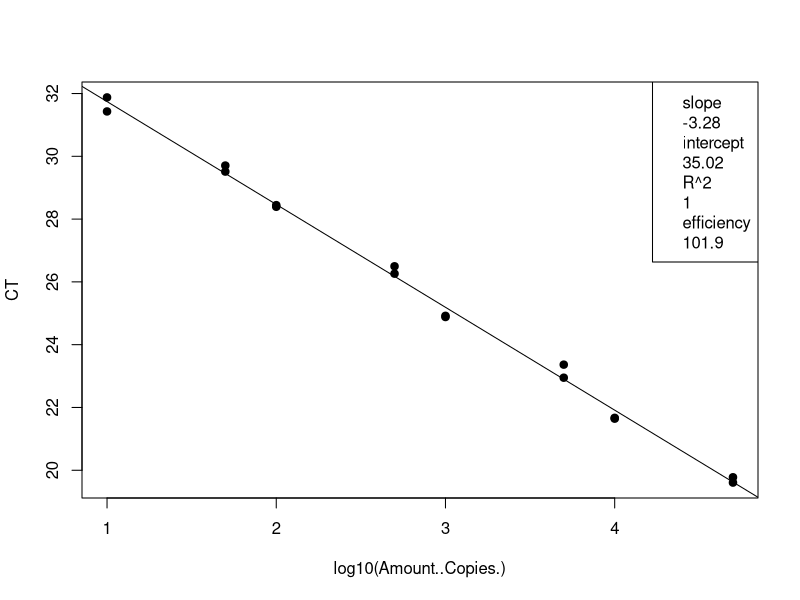
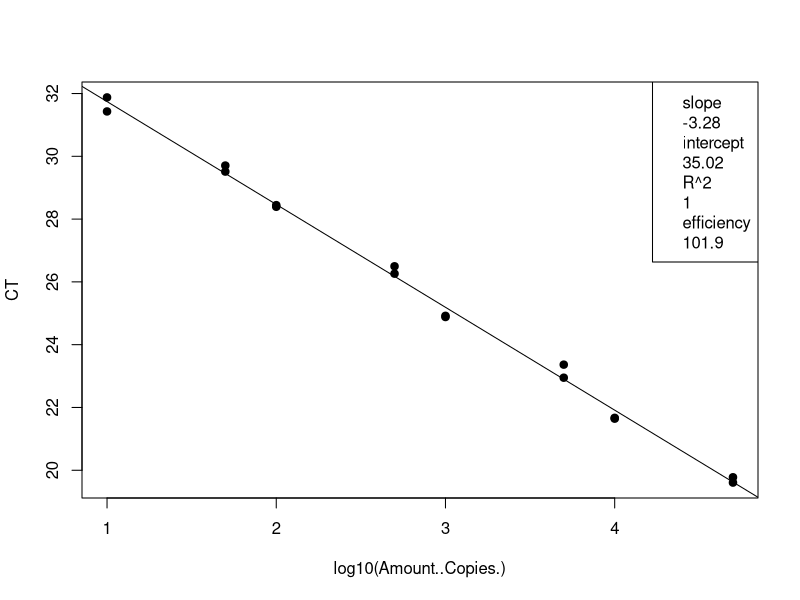
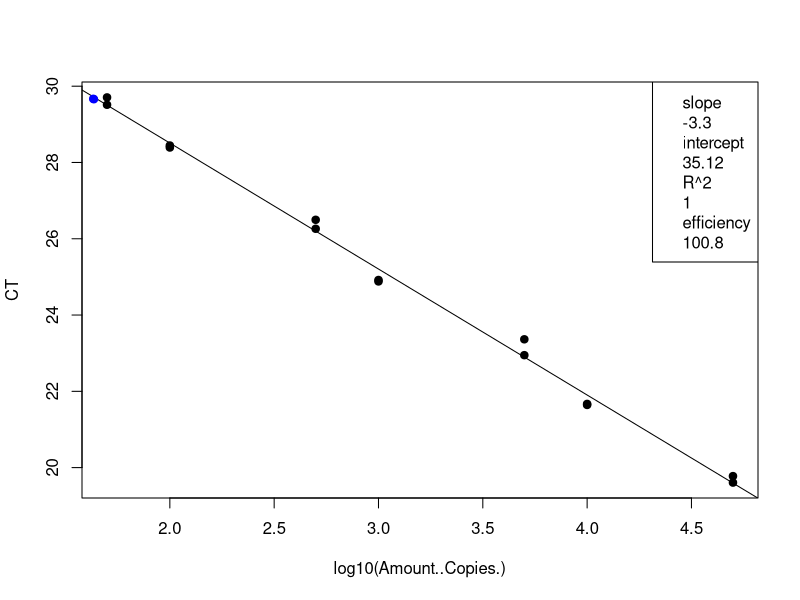
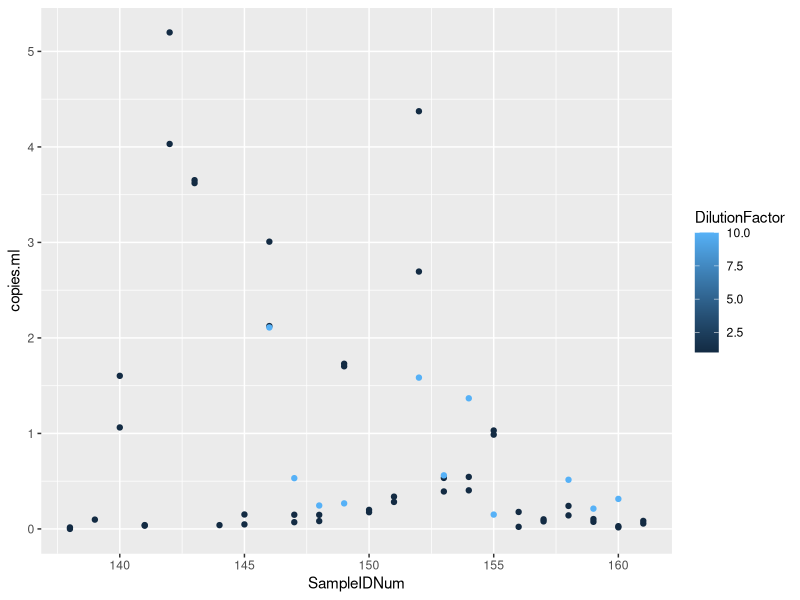

Source code (R) for these figures, in order:
## ---- chunk 1
knitr::opts_chunk$set(echo = TRUE)

## ---- chunk 2
# load the data (note data file must be in this repository)
data <- read.csv("Plate8_E.coli_qPCRConversion.csv")
View(data)

# clean up the data file (there is some stuff at the bottom and extra blank rows)
#data <- data[-68:-70,] # This removes rows 92-95
View(data)

# assign to the correct data class #warning message about NAs is OK
class(data$CT) # check the data class type
data$CT <- as.numeric(as.character(data$CT)) # change to numeric
data$Amount..Copies. <- as.numeric(as.character(data$Amount..Copies.)) # change to numeric
## ---- chunk 3
# linear regression of standard curve
standards = data[1:16,]
standardCurve <- lm(CT ~ log10(Amount..Copies.), data = standards)
  
standardCurvePlot <- plot(CT ~ log10(Amount..Copies.), data = standards, pch=19) 
abline(coef(standardCurve)) 
legend("topright", legend=c(paste= "slope", round(standardCurve$coefficients[2], 2), 
                            paste= "intercept", round(standardCurve$coefficients[1], 2), 
                            paste= "R^2", round(summary(standardCurve)$r.squared, 2),
                            paste = "efficiency", round((10^(-1/standardCurve$coefficients[2])-1)*100, 1)))
## ---- chunk 4
# remove standards that sucked and redo analysis NOT NEEDED 21 Jan 2020
#standards <- standards[-15:-16,] # uncomment this line and change which rows to remove
standardCurve <- lm(CT ~ log10(Amount..Copies.), data = standards)

standardCurvePlot <- plot(CT ~ log10(Amount..Copies.), data = standards, pch=19)
abline(coef(standardCurve))
col = "blue"
legend("topright", legend=c(paste= "slope", round(standardCurve$coefficients[2], 2),
                            paste= "intercept", round(standardCurve$coefficients[1], 2),
                            paste= "R^2", round(summary(standardCurve)$r.squared, 2),
                            paste = "efficiency", round((10^(-1/standardCurve$coefficients[2])-1)*100, 1)))
## ---- chunk 5
# data set of unknowns including info on standard curve
#unknowns = subset(data, Name == "UNKNOWN")
unknowns = data[17:88,]
#unknowns <- unknowns[-1:-3,] # uncomment this line and change which rows to remove if these samples were outside of the standard curve

# add new columns to the data table
unknowns$plate_num = 1 #change to the actual plate number
unknowns$standard_slope = standardCurve$coefficients[2]
unknowns$standard_intercept = standardCurve$coefficients[1]
unknowns$R2 = summary(standardCurve)$r.squared
unknowns$efficiency =  (10^(-1/standardCurve$coefficients[2])-1)*100
  
# add a new column that interpolates copies/well from Ct for the unknowns
unknowns$log.copies.well = ((unknowns$CT - standardCurve$coefficients[1])/standardCurve$coefficients[2])
unknowns$copies.well = 10^unknowns$log.copies.well

# copies/ul extract accounting for dilution factor
vol.well = 3 #qPCR template volume in ul
unknowns$vol.well = vol.well
unknowns$copies.ul = ((unknowns$copies.well/vol.well)*unknowns$DilutionFactor)

# copies/extraction
vol.elution = 110 #DNA extraction elution volume in ul
unknowns$vol.elution = vol.elution
unknowns$copies.extraction = (unknowns$copies.ul*vol.elution)

# copies/ml #Volume is volume of sample filtered in mL
unknowns$copies.ml = (unknowns$copies.extraction/unknowns$Volume)


## ---- chunk 6
standards <- standards[-15:-16,] # uncomment this line and change which rows to remove
standardCurve <- lm(CT ~ log10(Amount..Copies.), data = standards)

standardCurvePlot <- plot(CT ~ log10(Amount..Copies.), data = standards, pch=19)
abline(coef(standardCurve))
col = "blue"
legend("topright", legend=c(paste= "slope", round(standardCurve$coefficients[2], 2),
                            paste= "intercept", round(standardCurve$coefficients[1], 2),
                            paste= "R^2", round(summary(standardCurve)$r.squared, 2),
                            paste = "efficiency", round((10^(-1/standardCurve$coefficients[2])-1)*100, 1)))

unknowns = unknowns[1:72,]
standardCurve <- lm(CT ~ log10(copies.well), data = unknowns)

standardCurvePlot <- points(CT ~ log10(copies.well), data = unknowns, pch=19, col = "blue")


#abline(coef(standardCurve))
#legend("topright", legend=c(paste= "slope", round(standardCurve$coefficients[2], 2),
                            #paste= "intercept", round(standardCurve$coefficients[1], 2),
                            #paste= "R^2", round(summary(standardCurve)$r.squared, 2),
                            #paste = "efficiency", round((10^(-1/standardCurve$coefficients[2])-1)*100, 1)))
## ---- chunk 7
# make a plot that compares the diluted to undiluted replicates for each sample including dilution factor
library("ggplot2")
unknowns$SampleIDNum <- as.numeric(as.character(unknowns$SampleIDNum)) # change to numeric
replicates = unknowns[1:72,]
#replicates <- replicates[-18,] # This removes rows (B11)
#replicates <- replicates[-32,] # This removes rows (D8)
#replicates <- replicates[-55,] # This removes rows (G5)
qplot(SampleIDNum,copies.ml, data=replicates, col=DilutionFactor)
## ---- chunk 8
# write csv file
write.csv(unknowns, file = "Plate8_E.coli_ConvertedData.csv", row.names=FALSE, na="")

# average the replicates (if not strongly inhibited) and make a new file
averaged = unknowns[1:72,]
averaged$averaged <- tapply(unknowns$copies.ml, unknowns$SampleIDNum, mean)
write.csv(averaged, file = "Plate8_E.coli_Averaged.csv", row.names=FALSE, na="")
